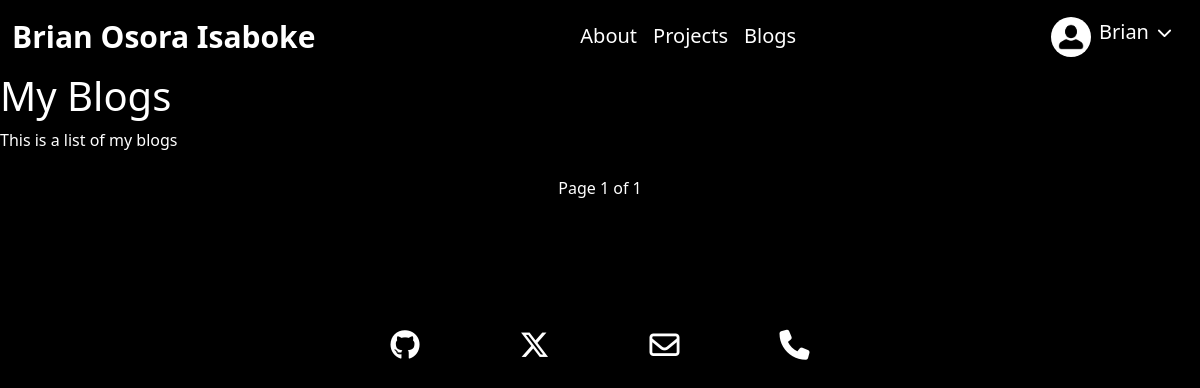
Page /blogs/ (signed in) on the earlier database version.
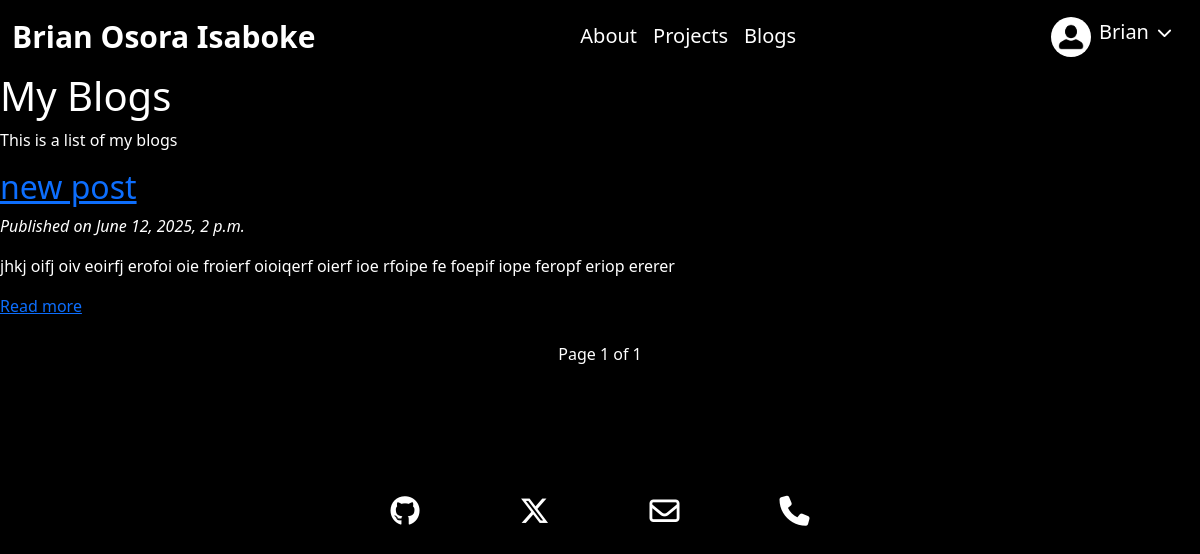
Same page on the later database version.
### blogs/models.py (models this page shows, shortened)
class Post(models.Model):
    class Status(models.TextChoices):
        DRAFT = 'DF', 'Draft'
        PUBLISHED = 'PB', 'Published'
    title = models.CharField(max_length=200)
    slug = models.SlugField(max_length=200, unique=True)
    author = models.ForeignKey(settings.AUTH_USER_MODEL, on_delete=models.CASCADE, related_name='blog_posts')
    content = models.TextField()
    status = models.CharField(max_length=2, choices=Status.choices, default=Status.DRAFT)
    published = models.DateTimeField(default=timezone.now)
    created_at = models.DateTimeField(auto_now_add=True)
    updated_at = models.DateTimeField(auto_now=True)
    def get_absolute_url(self):
        return reverse(
            'blogs:post_detail',
            args=[
                self.published.year,
                self.published.month,
                self.published.day,
                self.slug
            ]
        )
    class Meta:
        ordering = ['-published']
        indexes = [models.Index(fields=['-published'])]

### blogs/views.py (the view)
# urls.py: path('', views.post_list, name='post_list'),
def post_list(request):
    posts = Post.objects.filter(status=Post.Status.PUBLISHED)
    paginator = Paginator(posts, 1)
    page_number = request.GET.get('page', 1)
    try:
        posts = paginator.page(page_number)
    except PageNotAnInteger:
        posts = paginator.page(1)
    except EmptyPage:
        posts = paginator.page(paginator.num_pages)
    return render(
        request,
        'blogs/list.html',
        {'posts': posts}
    )

### blogs/templates/blogs/list.html (shortened to what this page needs)
{% extends 'base.html' %}
{% block content %}
<h1>My Blogs</h1>
<p>This is a list of my blogs</p>
{% for post in posts %}
    <h2><a href="{{post.get_absolute_url}}">{{post.title}}</a></h2>
    <em>Published on {{post.published}}</em>
    <p>{{post.content|truncatewords:30|linebreaks}}</p>
    <p><a href="{{post.get_absolute_url}}">Read more</a></p>
{% endfor %}
<div style="text-align: center;">
    {% include 'projects/includes/pagination.html' with page=posts %}
</div>
{% endblock %}

Differences in the rows shown:
added Post: title "new post", published "June 12, 2025, 2 p.m.", content "jhkj oifj oiv eoirfj erofoi oie froierf oioiqerf oierf ioe rfoipe fe foepif iope feropf eriop ererer"
